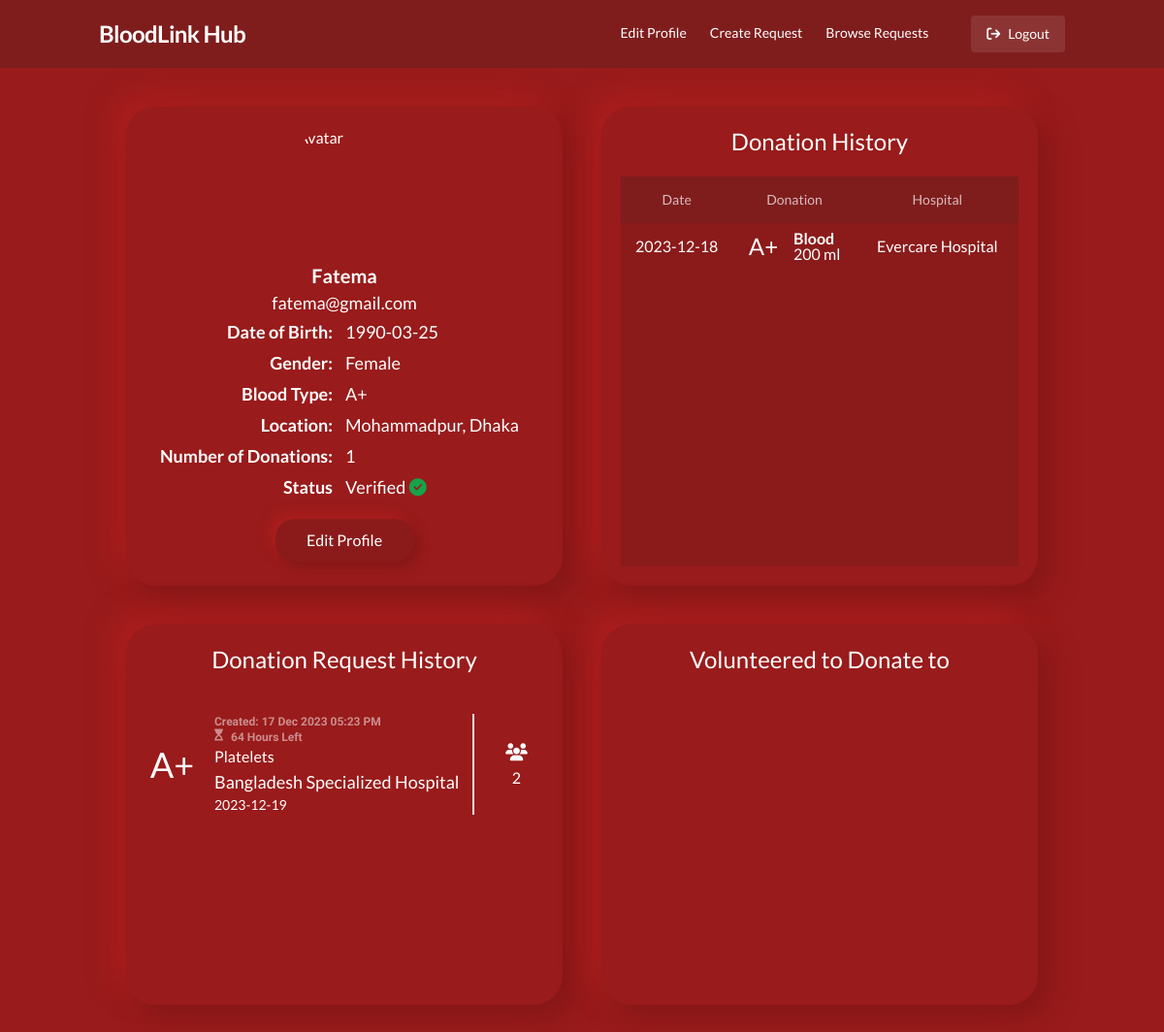
The app's page /dashboard.php (signed in) with its own data.
### tables this page shows
CREATE TABLE `users` (
  `Username` varchar(32) NOT NULL,
  `Pass` varchar(32) DEFAULT NULL,
  `PhoneNo` char(11) DEFAULT NULL,
  `Role` varchar(10) DEFAULT 'user',
  `BloodType` varchar(3) DEFAULT NULL,
  `DOB` date DEFAULT NULL,
  `NumberOfDonations` int(11) DEFAULT 0,
  `isDonor` tinyint(1) DEFAULT 0,
  `HospitalID` varchar(20) DEFAULT NULL,
  `Name` varchar(32) DEFAULT NULL,
  `Address` varchar(255) DEFAULT NULL,
  `Gender` varchar(7) DEFAULT NULL,
  `VerifiedOn` date DEFAULT NULL,
  `VerifiedFrom` varchar(20) DEFAULT NULL
);

CREATE TABLE `donationhistory` (
  `DonationHistoryID` int(11) NOT NULL,
  `Username` varchar(32) DEFAULT NULL,
  `DonationDate` date DEFAULT NULL,
  `BloodType` varchar(5) DEFAULT NULL,
  `DonationType` varchar(20) DEFAULT NULL,
  `DonationAmount` int(11) DEFAULT NULL,
  `DonationRequestID` int(11) DEFAULT NULL,
  `HospitalName` varchar(100) DEFAULT NULL
);

CREATE TABLE `donationrequest` (
  `CreatedBy` varchar(32) DEFAULT NULL,
  `BloodType` varchar(3) DEFAULT NULL,
  `Quantity` int(11) DEFAULT NULL,
  `CreatedOn` datetime DEFAULT NULL,
  `HospitalName` varchar(100) DEFAULT NULL,
  `HospitalAddress` varchar(200) DEFAULT NULL,
  `DonationRequestID` int(11) NOT NULL,
  `NeededOn` date DEFAULT NULL,
  `PatientName` varchar(32) DEFAULT NULL,
  `PatientAge` int(11) DEFAULT NULL,
  `DonationType` varchar(32) DEFAULT NULL,
  `Description` varchar(255) DEFAULT NULL,
  `RequestActive` tinyint(1) DEFAULT 1,
  `ExpiryDate` date DEFAULT NULL,
  `DeactivateOn` datetime DEFAULT NULL
);

### dashboard.php (the view, shortened to what this page needs)
<?php
include "components/header.php";
$sql = "SELECT * FROM users WHERE `Username` = '$username'";
$result = mysqli_query($con, $sql);
if ($result && mysqli_num_rows($result) > 0) {
    $userInfo = mysqli_fetch_array($result);
}
$sql = "SELECT * FROM donationrequest WHERE `CreatedBy` = '$username' ORDER BY `CreatedOn` DESC";
$result = mysqli_query($con, $sql);
$donations = array();
if ($result && mysqli_num_rows($result) > 0) {
    while ($row = mysqli_fetch_assoc($result)) {
        array_push($donations, $row);
    }
}
$sql = "SELECT * FROM donationhistory WHERE `Username` = '$username'";
$result = mysqli_query($con, $sql);
$sql = "select * from donationhistory where Username = '$username'";
$result = mysqli_query($con, $sql);
$donationHistory = array();
if ($result && mysqli_num_rows($result) > 0) {
    while ($row = mysqli_fetch_assoc($result)) {
        array_push($donationHistory, $row);
    }
}
$verifiedOn = new DateTime($userInfo['VerifiedOn']);
$verifiedTill = $verifiedOn->add(new DateInterval('P1Y'));
?>
<div class="grid grid-cols-6 gap-10">
    <div class="col-span-6 lg:col-span-3 card">
        <div class="flex flex-col items-center justify-center">
            <img src="https://www.w3schools.com/howto/img_avatar.png" alt="Avatar" class="w-32 h-32 rounded-full">
            <div class="w-full flex flex-col items-center justify-center my-3">
                <h2 class="text-xl font-bold">
                    <?php echo $userInfo['Name']; ?>
                </h2>
                <h4 class="text-lg">
                    <?php echo $userInfo['Username']; ?>
                </h4>
                <table class=" table-auto tbl mx-auto lg:mx-0 lg:text-lg">
                    <tbody>
                        <tr>
                            <th>Date of Birth:</th>
                            <td>
                                <?php echo isset($userInfo['DOB']) ? $userInfo['DOB'] : 'Not Provided' ?>
                            </td>
                        </tr>
                        <tr>
                            <th>Gender:</th>
                            <td>
                                <?php echo isset($userInfo['Gender']) ? $userInfo['Gender'] : 'Not Provided' ?>
                            </td>
                        </tr>
                        <tr>
                            <th>Blood Type:</th>
                            <td>
                                <?php echo isset($userInfo['BloodType']) ? $userInfo['BloodType'] : 'Not Provided' ?>
                            </td>
                        </tr>
                        <tr>
                            <th>Location:</th>
                            <td>
                                <?php echo isset($userInfo['Address']) ? $userInfo['Address'] : 'Not Provided' ?>
                            </td>
                        </tr>
                        <tr>
                            <th>Number of Donations:</th>
                            <td>
                                <?php echo count($donationHistory) ?>
                            </td>
                        </tr>
                        <tr>
                            <th>Status</th>
                            <td>
                                <?php if ($userInfo['VerifiedOn'] != NULL && $verifiedTill > new DateTime()): ?>Verified
                                    <i class="fas fa-check-circle text-green-600  "></i>
                                <?php else: ?>Unverified
                                    <i class="fas fa-exclamation-circle text-yellow-600 "></i>
                                <?php endif; ?>
                            </td>
                        </tr>
                    </tbody>
                </table>
            </div>
            <a href="profile.php" class="button bg-red-900/50 px-8">Edit Profile</a>
        </div>
    </div>
    <div class="col-span-6 lg:col-span-3 card flex flex-col  items-center ">
        <h1 class="text-2xl mb-5">Donation History</h1>
        <div class="h-full min-h-[300px] overflow-y-auto w-full h-full bg-red-900/50">
            <table class="w-full text-center table-auto">
                <thead class="bg-red-900 ">
                    <tr class="text-sm text-white/70 h-12 ">
                        <th class="font-normal">Date</th>
                        <th class="font-normal">Donation</th>
                        <th class="font-normal">Hospital</th>
                    </tr>
                </thead>
                <tbody>
                    <?php foreach ($donationHistory as $history): ?>
                        <tr class="">
                            <td class="py-3">
                                <?php echo $history['DonationDate']; ?>
                            </td>
                            <td>
                                <div class="flex w-full justify-center">
                                    <div class="flex justify-center items-center">
                                        <p class="text-2xl mr-4">
                                            <?php echo $history['BloodType']; ?>
                                        </p>
                                    </div>
                                    <div class="flex leading-none flex-col text-left">
                                        <p class="font-bold">
                                            <?php echo $history['DonationType']; ?>
                                        </p>
                                        <p>
                                            <?php echo $history['DonationAmount']; ?> ml
                                        </p>
                                    </div>
                                </div>
                            </td>
                            <td>
                                <?php echo $history['HospitalName']; ?>
                            </td>
                        </tr>
                    <?php endforeach; ?>
                </tbody>
            </table>
        </div>
    </div>
    <div class="card col-span-6 lg:col-span-3  flex flex-col items-center w-full ">
        <h1 class="text-2xl mb-5">Donation Request History</h1>
        <div class="h-[300px] overflow-y-auto w-full">
            <?php foreach ($donations as $donation): ?>
                <?php
                $timeNow = new DateTime();
                $deactivateOn = new DateTime($donation['DeactivateOn']);
                $interval = $timeNow->diff($deactivateOn);
                $difference = $interval->days * 24 + $interval->h;
                $isNegative = $interval->invert;
                ?>
                <div onclick="window.location.href='request_history.php?id=<?php echo $donation['DonationRequestID']; ?>'"
                    class="flex item flex-col items-center w-full cursor-pointer py-3 my-2 ">
                    <div class="grid grid-cols-6  gap-4 w-full justify-center items-center">
                        <h1 class="text-4xl col-span-1 mx-auto">
                            <?php echo $donation['BloodType']; ?>
                        </h1>
                        <div class="col-span-4 border-r-2">
                            <h1 class="text-xs text-white/50 arimo font-bold">
                                Created:
                                <?php
                                $createdOn = new DateTime($donation['CreatedOn']);
                                echo $createdOn->format('d M Y h:i A');
                                ?>
                            </h1>
                            <?php if (!$isNegative): ?>
                                <div class="text-xs text-white/50 arimo font-bold flex">
                                    <i class="fa fa-hourglass-start" aria-hidden="true"></i>
                                    <h1 class="px-2 text-xs">
                                        <?php echo $difference; ?>
                                        Hours Left
                                    </h1>
                                </div>
                            <?php endif; ?>
                                <h1 class="">
                                <?php echo $donation['DonationType']; ?>
                            </h1>
                            <h1 class="text-lg">
                                <?php echo $donation['HospitalName']; ?>
                            </h1>
                            <h1 class="text-sm">
                                <?php echo $donation['NeededOn']; ?>
                            </h1>
                        </div>
                        <div class="mx-auto flex flex-col items-center justify-center">
                            <i class="fa fa-users text-lg" aria-hidden="true"></i>
                            <h1>
                                <?php
                                $sql = "SELECT COUNT(*) AS `Count` FROM `donorapplication` WHERE `DonationRequestID` = '" . $donation['DonationRequestID'] . "'";
                                $result = mysqli_query($con, $sql);
                                if ($result) {
                                    $count = mysqli_fetch_array($result);
                                    echo $count['Count'];
                                }
                                ?>
                            </h1>
                        </div>
                    </div>
                </div>
            <?php endforeach; ?>
        </div>
    </div>
    <div class="card col-span-6 lg:col-span-3  flex flex-col items-center w-full ">
        <h1 class="text-2xl mb-5">Volunteered to Donate to</h1>
        <div class="h-[300px] overflow-y-auto w-full">
        </div>
    </div>
</div>
<?php
include "components/footer.php";
?>

### css/components.css (style rules this page uses)
body { font-family: "Lato", sans-serif; }
.button { min-width: 80px; padding: 10px; color: #fff; cursor: pointer; font-size: 16px; margin: 5px auto; transition: all 0.8s ease-in-out; border-radius: 20px; background: #991b1b; box-shadow: 6px 6px 12px #851717, -6px -6px 12px #ad1f1f; }
.card { border-radius: 30px; background: #991b1b; box-shadow: 12px 12px 28px #841717, -12px -12px 28px #ae1f1f; padding: 20px; }
.tbl > tbody > tr > th { text-align: right; padding: 2px 12px; width: 50%; }
.arimo { font-family: "Arimo", sans-serif; }
.item { border-radius: 15px; }
::placeholder { color: #fff; }

### records on screen
users: Name "Fatema", Username "fatema@gmail.com", DOB "1990-03-25", Gender "Female", BloodType "A+", Address "Mohammadpur, Dhaka"
donationhistory: DonationDate "2023-12-18", BloodType "A+", DonationType "Blood", DonationAmount "200", HospitalName "Evercare Hospital"
donationrequest: BloodType "A+", CreatedOn "17 Dec 2023 05:23 PM", DonationType "Platelets", HospitalName "Bangladesh Specialized Hospital", NeededOn "2023-12-19", Count "2"

### other values on screen
count($donationHistory) "1"
